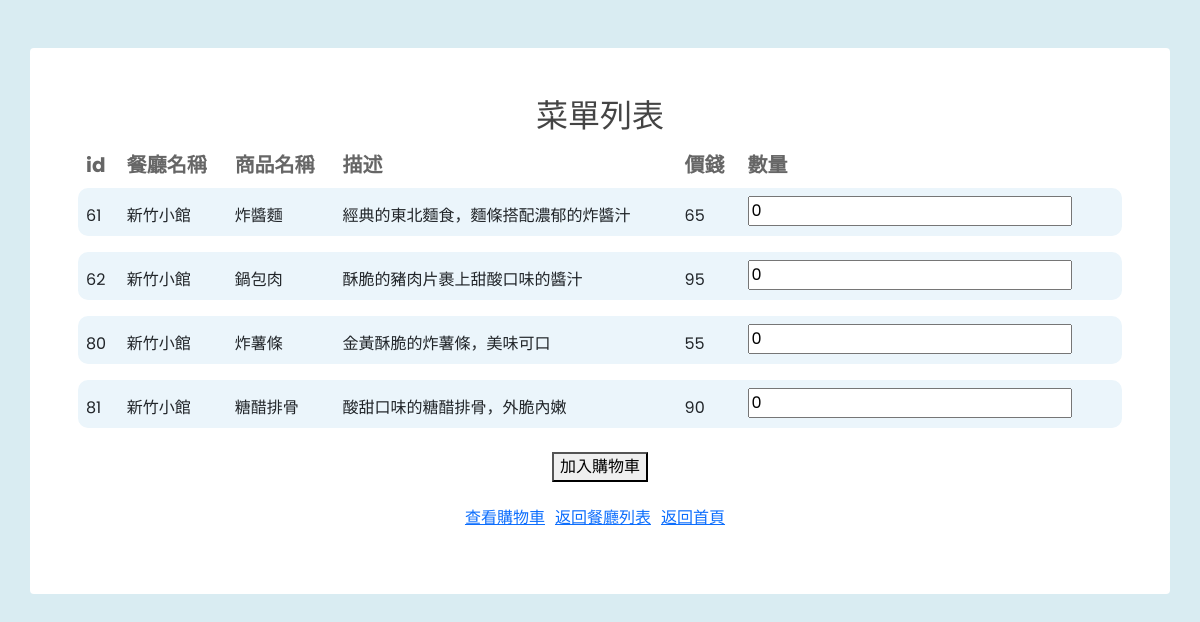
Screenshot of /app/user/menu_items.php?restaurant_id=91 (signed in) with the database file from the repository.
### tables this page shows
CREATE TABLE `menu_items` (
  `item_id` int(11) NOT NULL,
  `restaurant_id` int(11) NOT NULL,
  `name` char(50) NOT NULL,
  `description` text NOT NULL,
  `price` int(11) NOT NULL
);

CREATE TABLE `restaurants` (
  `restaurant_id` int(11) NOT NULL,
  `name` char(50) NOT NULL DEFAULT '',
  `passwd` char(50) NOT NULL,
  `description` text NOT NULL,
  `logo` longblob DEFAULT NULL,
  `address` char(200) NOT NULL DEFAULT '',
  `phone_number` char(50) NOT NULL DEFAULT '',
  `rating` char(50) DEFAULT 'null'
);

### app/user/menu_items.php (the view, shortened to what this page needs)
<?php
	if (isset($_SESSION['cart'])) {
		$cart = $_SESSION['cart'];
	} else {
		$cart = [];
	}
?>
<!doctype html>
<html>
    <head>
        <link href='https://stackpath.bootstrapcdn.com/bootstrap/5.0.0-alpha1/css/bootstrap.min.css' rel='stylesheet'>
        <link href='https://cdnjs.cloudflare.com/ajax/libs/font-awesome/4.7.0/css/font-awesome.min.css' rel='stylesheet'>
</head>
<body oncontextmenu='return false' class='snippet-body'>
<div class="container rounded mt-5 bg-white p-md-5">
    <div class="h2 font-weight-bold" align='center'>菜單列表</div>
    <?php
		$restaurant_id = $_GET['restaurant_id'];
	?>
    <div class="table-responsive">
        <table class="table">
            <thead>
                <tr>
                    <th scope="col">id</th>
                    <th scope="col">餐廳名稱</th>
                    <th scope="col">商品名稱</th>
                    <th scope="col">描述</th>
                    <th scope="col">價錢</th>
                    <th scope="col">數量</th>
                </tr>
            </thead>
            <tbody>
            <?php
                require_once('../../config/config.php');
                $sql = "SELECT menu_items.item_id, menu_items.name, menu_items.description, menu_items.price, restaurants.name AS restaurant_name
                FROM menu_items
                INNER JOIN restaurants ON menu_items.restaurant_id = restaurants.restaurant_id WHERE menu_items.restaurant_id = '$restaurant_id'";
                $result = $conn->query($sql);
                echo "<form method='post'>";
                if ($result->num_rows > 0) {
                    while ( $row = mysqli_fetch_array ( $result, MYSQLI_ASSOC ) ) {
                        echo "
                        <tr class='bg-blue'>
                            <td class='pt-3'>" . $row["item_id"] . "</td>
                            <input type='hidden' name='item_id[" . $row['item_id'] ."]' value='" . $row['item_id'] . "'>
                            <td class='pt-3 mt-1'>" . $row['restaurant_name'] . "</td>
                            <input type='hidden' name='restaurant_name[" . $row['item_id'] ."]' value='" . $row['restaurant_name'] . "'>
                            <input type='hidden' name='restaurant_id[" . $row['item_id'] ."]' value='" . $restaurant_id . "'>
                            <td class='pt-3'>" . $row["name"] . "</td>
                            <input type='hidden' name='name[" . $row['item_id'] ."]' value='" . $row['name'] . "'>
                            <td class='pt-3'>" . $row["description"] . "</td>
                            <td class='pt-3'>" . $row["price"] . "</td>
                            <input type='hidden' name='price[" . $row['item_id'] ."]' value='" . $row['price'] . "'>
                            <td><input type='number' name='quantity[" . $row['item_id'] ."]' value='0' min='0'></td>
                        </tr>
                        <tr id='spacing-row'>
                            <td></td>
                        </tr>";
                    }
                } else {
                    echo "<tr><td colspan='6' style='text-align: center;'>尚未新增菜單</td></tr>";
                }
                echo "<td colspan='7' style='text-align: center;'><button type='submit' name='add_to_cart' onclick='addToCart()'>加入購物車</button></td>";
                echo "</form>";
		        ?>
            </tbody>
        </table>
        <div style="display: flex; justify-content: center;">
            <div style="margin-right: 10px;">
                <p align='center'><a href="../shopping/cart.php?cart=<?php echo urlencode(serialize($cart)); ?>&session_id=<?php echo session_id(); ?>">查看購物車</a></p>
            </div>
            <div style="margin-right: 10px;">
                <p align='center'><a href='restaurants.php'>返回餐廳列表</a></p>
            </div>
            <div style="margin-right: 10px;">
                <p align='center'><a href='dashboard.php'>返回首頁</a></p>
            </div>
        </div>
    </div>
</div>
</body>
</html>

### app/user/menu_items.php (style rules this page uses)
* { box-sizing: border-box }
body { background-color: #d9ecf2; font-family: 'Poppins', sans-serif; color: #666 }
.h2 { color: #444; font-family: 'PT Sans', sans-serif }
thead { font-family: 'Poppins', sans-serif; font-weight: bolder; font-size: 20px; color: #666 }
.bg-blue { background-color: #EBF5FB; border-radius: 8px }
.table thead th, .table td { border: none }
.table tbody td:first-child { border-bottom-left-radius: 10px; border-top-left-radius: 10px }
.table tbody td:last-child { border-bottom-right-radius: 10px; border-top-right-radius: 10px }
#spacing-row { height: 10px }

### rows the page displays
menu_items: item_id "61", restaurant.name "新竹小館", name "炸醬麵", description "經典的東北麵食，麵條搭配濃郁的炸醬汁", price "65"
menu_items: item_id "62", restaurant.name "新竹小館", name "鍋包肉", description "酥脆的豬肉片裹上甜酸口味的醬汁", price "95"
menu_items: item_id "80", restaurant.name "新竹小館", name "炸薯條", description "金黃酥脆的炸薯條，美味可口", price "55"
menu_items: item_id "81", restaurant.name "新竹小館", name "糖醋排骨", description "酸甜口味的糖醋排骨，外脆內嫩", price "90"
